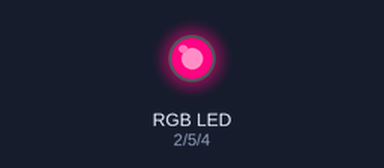
Bench run of a sketch on a simulated ESP8266 (NodeMCU). Parts: an RGB LED mixed from three pins (HIGH = lit).

Above: at 0.05 s.
At 1.15 s:
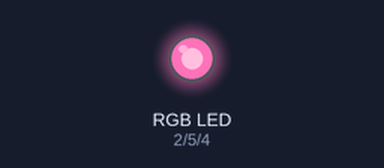
At 2.3 s:
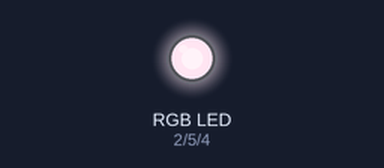
At 4.6 s:
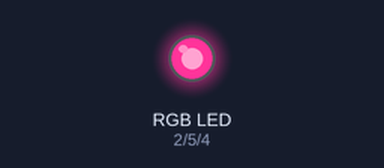
Timing chart, 0 to 6.7 s (numbered marks = the images above):
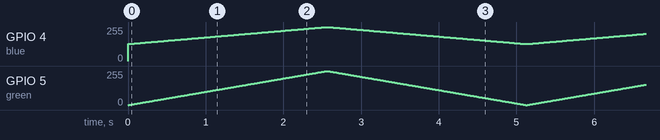

The sketch:

RGB.ino
```cpp
int blue = 4;
int green = 5;
int red = 2;
void setup() {
  // put your setup code here, to run once:
  pinMode(4, OUTPUT);
  pinMode(5, OUTPUT);
  pinMode(2, OUTPUT);

  analogWriteRange(255);

  digitalWrite(red, HIGH);
  digitalWrite(blue, HIGH);
  digitalWrite(green, HIGH);
}

void loop() {
  // put your main code here, to run repeatedly:
  for(int i = 255; i >= 0; i--)
  {
    analogWrite(green, 255 - i);
    analogWrite(blue, 255 - (i/2));
    delay(10);
  }
   for(int i = 0; i <= 255; i++)
  {
    analogWrite(green, 255 - i);
    analogWrite(blue, 255 - (i/2));
    delay(10);
  }
}
```
